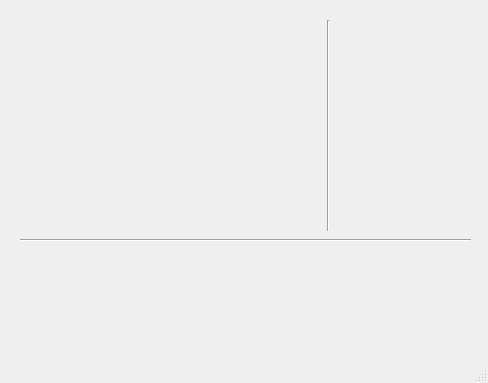
<?xml version="1.0" encoding="UTF-8"?>
<ui version="4.0">
 <class>MainWindow</class>
 <widget class="QMainWindow" name="MainWindow">
  <property name="geometry">
   <rect>
    <x>0</x>
    <y>0</y>
    <width>488</width>
    <height>383</height>
   </rect>
  </property>
  <property name="windowTitle">
   <string>This is a test</string>
  </property>
  <widget class="QWidget" name="centralWidget">
   <widget class="Line" name="H_line">
    <property name="geometry">
     <rect>
      <x>20</x>
      <y>230</y>
      <width>451</width>
      <height>20</height>
     </rect>
    </property>
    <property name="minimumSize">
     <size>
      <width>451</width>
      <height>0</height>
     </size>
    </property>
    <property name="orientation">
     <enum>Qt::Horizontal</enum>
    </property>
   </widget>
   <widget class="QCustomPlot" name="customPlot" native="true">
    <property name="geometry">
     <rect>
      <x>10</x>
      <y>260</y>
      <width>451</width>
      <height>111</height>
     </rect>
    </property>
   </widget>
   <widget class="Line" name="V_line">
    <property name="geometry">
     <rect>
      <x>320</x>
      <y>20</y>
      <width>16</width>
      <height>211</height>
     </rect>
    </property>
    <property name="orientation">
     <enum>Qt::Vertical</enum>
    </property>
   </widget>
  </widget>
  <widget class="QStatusBar" name="statusBar"/>
 </widget>
 <layoutdefault spacing="6" margin="11"/>
 <customwidgets>
  <customwidget>
   <class>QCustomPlot</class>
   <extends>QWidget</extends>
   <header location="global">qcustomplot.h</header>
   <container>1</container>
  </customwidget>
 </customwidgets>
 <resources/>
 <connections/>
</ui>
